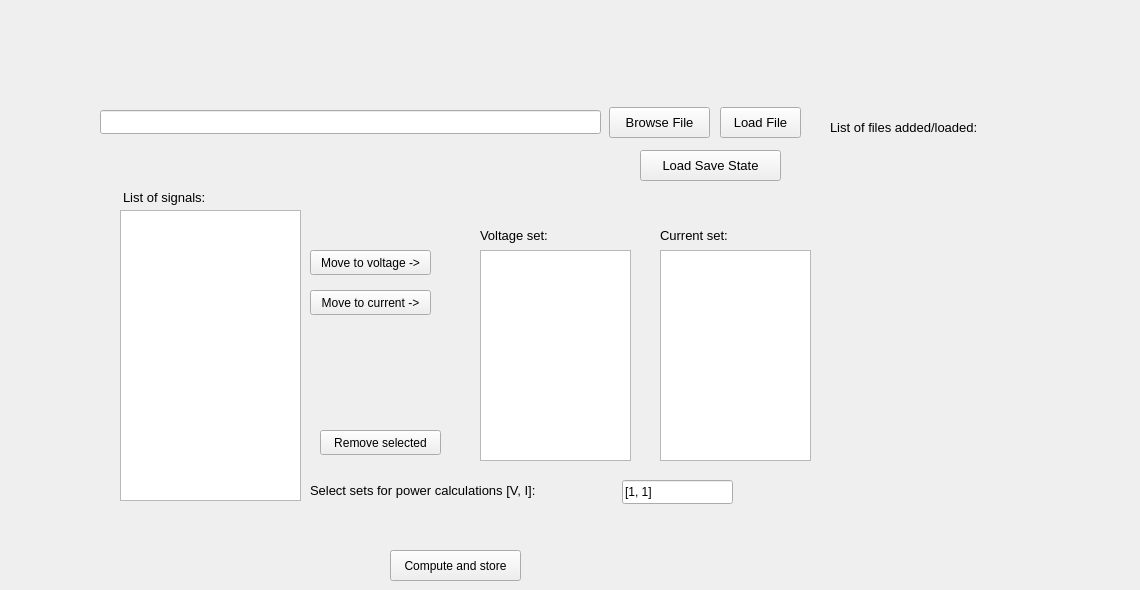
    <widget class="QWidget" name="tab">
     <attribute name="title">
      <string>Input stage</string>
     </attribute>
     <widget class="QLineEdit" name="LE_file_path">
      <property name="geometry">
       <rect>
        <x>100</x>
        <y>110</y>
        <width>501</width>
        <height>24</height>
       </rect>
      </property>
      <property name="placeholderText">
       <string notr="true" extracomment="Path of file to be added/loaded"/>
      </property>
      <property name="clearButtonEnabled">
       <bool>false</bool>
      </property>
     </widget>
     <widget class="QPushButton" name="PB_browse_file_location">
      <property name="geometry">
       <rect>
        <x>609</x>
        <y>107</y>
        <width>101</width>
        <height>31</height>
       </rect>
      </property>
      <property name="font">
       <font>
        <pointsize>10</pointsize>
       </font>
      </property>
      <property name="text">
       <string>Browse File</string>
      </property>
     </widget>
     <widget class="QListWidget" name="LW_attribute_list">
      <property name="geometry">
       <rect>
        <x>120</x>
        <y>210</y>
        <width>181</width>
        <height>291</height>
       </rect>
      </property>
     </widget>
     <widget class="DeselectableTreeView" name="LW_voltage_set">
      <property name="geometry">
       <rect>
        <x>480</x>
        <y>250</y>
        <width>151</width>
        <height>211</height>
       </rect>
      </property>
     </widget>
     <widget class="DeselectableTreeView" name="LW_current_set">
      <property name="geometry">
       <rect>
        <x>660</x>
        <y>250</y>
        <width>151</width>
        <height>211</height>
       </rect>
      </property>
     </widget>
     <widget class="QLabel" name="label">
      <property name="geometry">
       <rect>
        <x>123</x>
        <y>187</y>
        <width>121</width>
        <height>21</height>
       </rect>
      </property>
      <property name="font">
       <font>
        <pointsize>10</pointsize>
       </font>
      </property>
      <property name="text">
       <string>List of signals:</string>
      </property>
     </widget>
     <widget class="QLabel" name="label_2">
      <property name="geometry">
       <rect>
        <x>480</x>
        <y>220</y>
        <width>91</width>
        <height>31</height>
       </rect>
      </property>
      <property name="font">
       <font>
        <pointsize>10</pointsize>
       </font>
      </property>
      <property name="toolTip">
       <string notr="true" extracomment="The voltages will be grouped in groups of 3, so enter variables appropriately"/>
      </property>
      <property name="toolTipDuration">
       <number>2000</number>
      </property>
      <property name="text">
       <string>Voltage set:</string>
      </property>
     </widget>
     <widget class="QLabel" name="label_3">
      <property name="geometry">
       <rect>
        <x>660</x>
        <y>225</y>
        <width>91</width>
        <height>21</height>
       </rect>
      </property>
      <property name="font">
       <font>
        <pointsize>10</pointsize>
       </font>
      </property>
      <property name="toolTip">
       <string notr="true" extracomment="The currents will be grouped in groups of 3, so enter variables appropriately"/>
      </property>
      <property name="toolTipDuration">
       <number>2000</number>
      </property>
      <property name="text">
       <string>Current set:</string>
      </property>
     </widget>
     <widget class="QPushButton" name="PB_move_to_voltage">
      <property name="geometry">
       <rect>
        <x>310</x>
        <y>250</y>
        <width>121</width>
        <height>25</height>
       </rect>
      </property>
      <property name="text">
       <string>Move to voltage -&gt;</string>
      </property>
     </widget>
     <widget class="QPushButton" name="PB_move_to_current">
      <property name="geometry">
       <rect>
        <x>310</x>
        <y>290</y>
        <width>121</width>
        <height>25</height>
       </rect>
      </property>
      <property name="text">
       <string>Move to current -&gt;</string>
      </property>
     </widget>
     <widget class="QPushButton" name="PB_remove_entry">
      <property name="geometry">
       <rect>
        <x>320</x>
        <y>430</y>
        <width>121</width>
        <height>25</height>
       </rect>
      </property>
      <property name="mouseTracking">
       <bool>true</bool>
      </property>
      <property name="toolTip">
       <string notr="true" extracomment="To remove selection, click inside the set on blank area."/>
      </property>
      <property name="toolTipDuration">
       <number>10000</number>
      </property>
      <property name="text">
       <string>Remove selected</string>
      </property>
      <property name="autoDefault">
       <bool>true</bool>
      </property>
     </widget>
     <widget class="QLabel" name="label_5">
      <property name="geometry">
       <rect>
        <x>310</x>
        <y>480</y>
        <width>321</width>
        <height>21</height>
       </rect>
      </property>
      <property name="font">
       <font>
        <pointsize>10</pointsize>
       </font>
      </property>
      <property name="text">
       <string>Select sets for power calculations [V, I]:</string>
      </property>
     </widget>
     <widget class="QLabel" name="TT_set_selection">
      <property name="geometry">
       <rect>
        <x>600</x>
        <y>467</y>
        <width>16</width>
        <height>16</height>
       </rect>
      </property>
      <property name="sizePolicy">
       <sizepolicy hsizetype="Minimum" vsizetype="Minimum">
        <horstretch>0</horstretch>
        <verstretch>0</verstretch>
       </sizepolicy>
      </property>
      <property name="minimumSize">
       <size>
        <width>16</width>
        <height>16</height>
       </size>
      </property>
      <property name="text">
       <string/>
      </property>
      <property name="pixmap">
       <pixmap>question.png</pixmap>
      </property>
      <property name="scaledContents">
       <bool>true</bool>
      </property>
     </widget>
     <widget class="QLabel" name="TT_voltage_set">
      <property name="geometry">
       <rect>
        <x>573</x>
        <y>229</y>
        <width>16</width>
        <height>16</height>
       </rect>
      </property>
      <property name="sizePolicy">
       <sizepolicy hsizetype="Fixed" vsizetype="Fixed">
        <horstretch>0</horstretch>
        <verstretch>0</verstretch>
       </sizepolicy>
      </property>
      <property name="minimumSize">
       <size>
        <width>16</width>
        <height>16</height>
       </size>
      </property>
      <property name="maximumSize">
       <size>
        <width>16</width>
        <height>16</height>
       </size>
      </property>
      <property name="text">
       <string/>
      </property>
      <property name="pixmap">
       <pixmap>question.png</pixmap>
      </property>
      <property name="scaledContents">
       <bool>true</bool>
      </property>
     </widget>
     <widget class="QLabel" name="TT_current_set">
      <property name="geometry">
       <rect>
        <x>753</x>
        <y>229</y>
        <width>16</width>
        <height>16</height>
       </rect>
      </property>
      <property name="sizePolicy">
       <sizepolicy hsizetype="Fixed" vsizetype="Fixed">
        <horstretch>0</horstretch>
        <verstretch>0</verstretch>
       </sizepolicy>
      </property>
      <property name="minimumSize">
       <size>
        <width>16</width>
        <height>16</height>
       </size>
      </property>
      <property name="maximumSize">
       <size>
        <width>16</width>
        <height>16</height>
       </size>
      </property>
      <property name="text">
       <string/>
      </property>
      <property name="pixmap">
       <pixmap>question.png</pixmap>
      </property>
      <property name="scaledContents">
       <bool>true</bool>
      </property>
     </widget>
     <widget class="QLabel" name="TT_remove_selection">
      <property name="geometry">
       <rect>
        <x>430</x>
        <y>415</y>
        <width>16</width>
        <height>16</height>
       </rect>
      </property>
      <property name="sizePolicy">
       <sizepolicy hsizetype="Minimum" vsizetype="Minimum">
        <horstretch>0</horstretch>
        <verstretch>0</verstretch>
       </sizepolicy>
      </property>
      <property name="minimumSize">
       <size>
        <width>16</width>
        <height>16</height>
       </size>
      </property>
      <property name="text">
       <string/>
      </property>
      <property name="pixmap">
       <pixmap>question.png</pixmap>
      </property>
      <property name="scaledContents">
       <bool>true</bool>
      </property>
     </widget>
     <widget class="QLineEdit" name="LE_power_selection">
      <property name="geometry">
       <rect>
        <x>622</x>
        <y>480</y>
        <width>111</width>
        <height>24</height>
       </rect>
      </property>
      <property name="text">
       <string>[1, 1]</string>
      </property>
     </widget>
     <widget class="QPushButton" name="PB_compute_values">
      <property name="geometry">
       <rect>
        <x>390</x>
        <y>550</y>
        <width>131</width>
        <height>31</height>
       </rect>
      </property>
      <property name="text">
       <string>Compute and store</string>
      </property>
     </widget>
     <widget class="QPushButton" name="PB_load_file">
      <property name="geometry">
       <rect>
        <x>720</x>
        <y>107</y>
        <width>81</width>
        <height>31</height>
       </rect>
      </property>
      <property name="font">
       <font>
        <pointsize>10</pointsize>
       </font>
      </property>
      <property name="text">
       <string>Load File</string>
      </property>
     </widget>
     <widget class="QLabel" name="label_list_of_files">
      <property name="geometry">
       <rect>
        <x>830</x>
        <y>120</y>
        <width>301</width>
        <height>311</height>
       </rect>
      </property>
      <property name="font">
       <font>
        <pointsize>10</pointsize>
       </font>
      </property>
      <property name="text">
       <string>List of files added/loaded:</string>
      </property>
      <property name="alignment">
       <set>Qt::AlignLeading|Qt::AlignLeft|Qt::AlignTop</set>
      </property>
      <property name="wordWrap">
       <bool>true</bool>
      </property>
      <property name="margin">
       <number>0</number>
      </property>
     </widget>
     <widget class="QPushButton" name="PB_load_save_state">
      <property name="geometry">
       <rect>
        <x>640</x>
        <y>150</y>
        <width>141</width>
        <height>31</height>
       </rect>
      </property>
      <property name="font">
       <font>
        <pointsize>10</pointsize>
       </font>
      </property>
      <property name="text">
       <string>Load Save State</string>
      </property>
     </widget>
    </widget>
